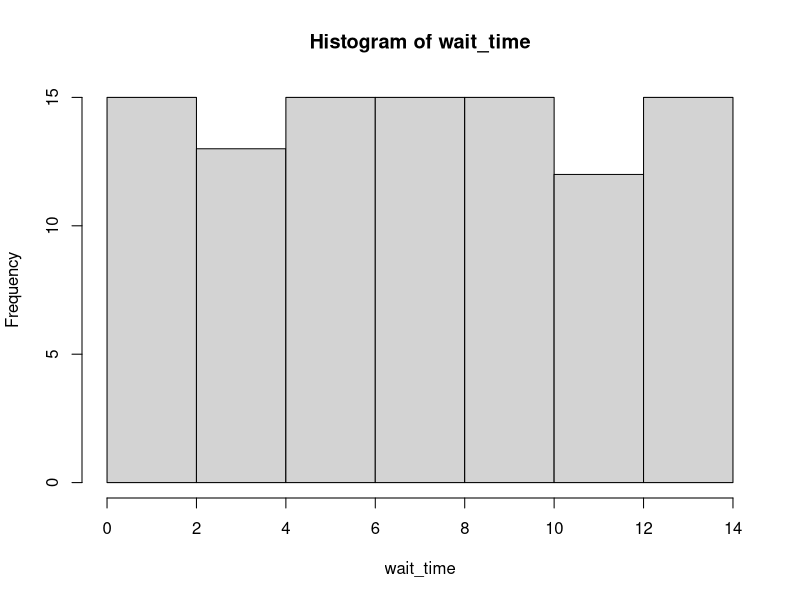
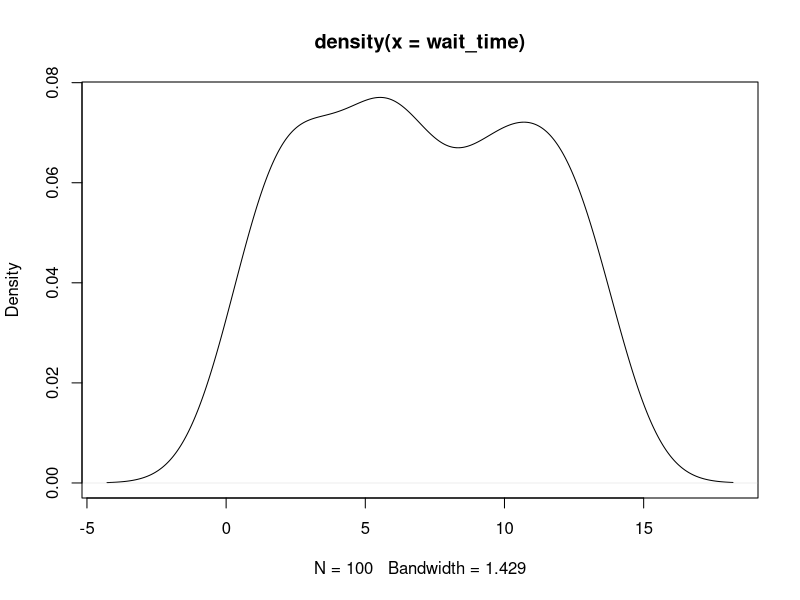
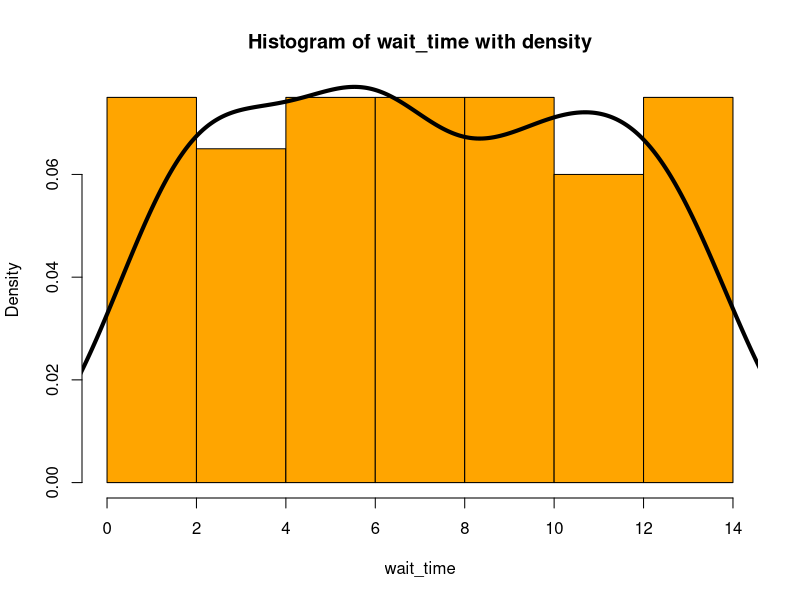
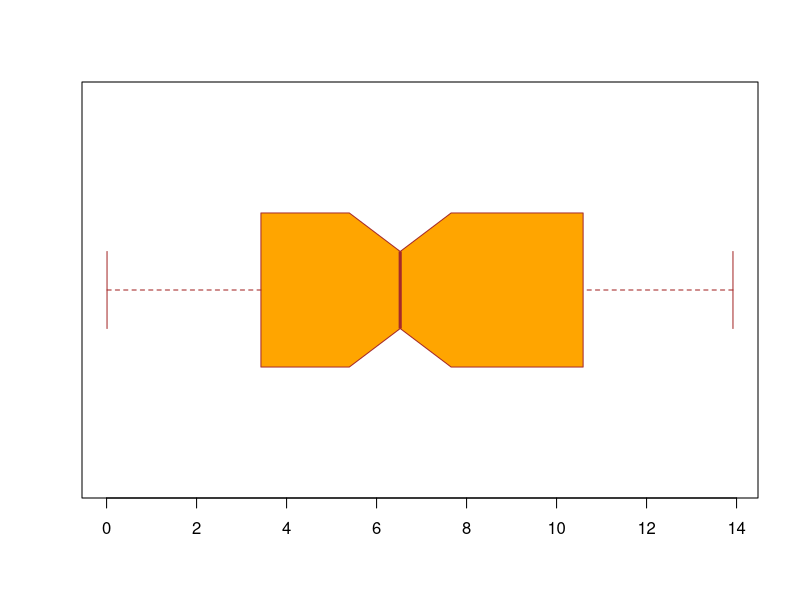

These charts were generated, in order, by the following R code:
# 1. nie
# 2. tabelaryczny, graficzny, statystyki opisowe
# 3. nie
# 4. nie
# 5. sd()

# 6.
# rozkład empiryczny - uzyskany na podstawie badania statystycznego opis wartości przyjmowanych przez cechę statystyczną przy pomocy częstości ich występowania. 
# Rozkład empiryczny z reguły jest prezentowany jako szereg rozdzielczy (tabela).

# 7.
# model statystyczny - hipoteza lub układ hipotez, które są sformułowane w sposób matematyczny (równanie, układ równań), który przedstawia zasadnicze powiązania
# występujące pomiędzy rozpatrywanymi zjawiskami rzeczywistymi.

# 8.
# statystyka - każda (mierzalna) funkcja próby. Służy do wyodrębnienia istotnych cech danych doświadczalnych. Pojęcie statystyki w statystyce matematycznej jest 
# odpowiednikiem zmiennej losowej w rachunku prawdopodobieństwa.


# 9.
moment = function(n, r, x) {
  sum = 0;
  for (num in n) {
    sum = sum + x^r;
  }
  
  (1/n) * sum
}

# zmienna ciągła
wait_time = c(4.03, 11.04,  5.73, 12.36, 13.17,  0.64,  7.39, 12.49,  7.72,  6.39, 13.40,  6.35,  9.49,  8.02,  
              1.44, 12.60,  3.45,  0.59,  4.59, 13.36, 12.45,  9.70,  8.97, 13.92,  9.18,  9.92,  7.62,  8.32,  
              4.05,  2.06, 13.48, 12.63,  9.67, 11.14,  0.34,  6.69, 10.62,  3.03,  4.45, 3.24,  2.00,  5.80,  
              5.79,  5.16,  2.13,  1.94, 3.26,  6.52,  3.72, 12.01,  0.64,  6.19, 11.18,  1.71,  7.85,  2.89,  
              1.79, 10.55, 12.53,  5.24,  9.31,  1.33,  5.38,  3.84, 11.40,  6.28, 11.34, 11.37, 11.12, 6.16,
              10.56,  8.81,  9.94,  0.01,  6.65,  3.08,  5.32,  8.58,  4.93,  1.56,  3.41,  9.35,  5.85, 11.03,  
              1.44,  6.09, 13.79, 12.50, 12.41,  2.45,  1.83,  9.14, 4.81,  9.19,  4.49,  2.63, 10.95,  1.31,  6.53, 7.16)

# 10.
# a)
w_t_mean = mean(wait_time)
w_t_median = median(wait_time)
w_t_sd = sd(wait_time)
w_t_cv = w_t_sd / w_t_mean

# b)
hist(wait_time)

# c)
w_t_den = density(wait_time)
plot(w_t_den)

# d)
hist(
  wait_time,
  col = "orange",
  prob = TRUE,
  main = "Histogram of wait_time with density"
)
lines(
  density(wait_time),
  lwd = 4
)

# e)
boxplot(
  wait_time,
  col = "orange",
  border = "brown",
  horizontal = TRUE,
  notch = TRUE  
)
